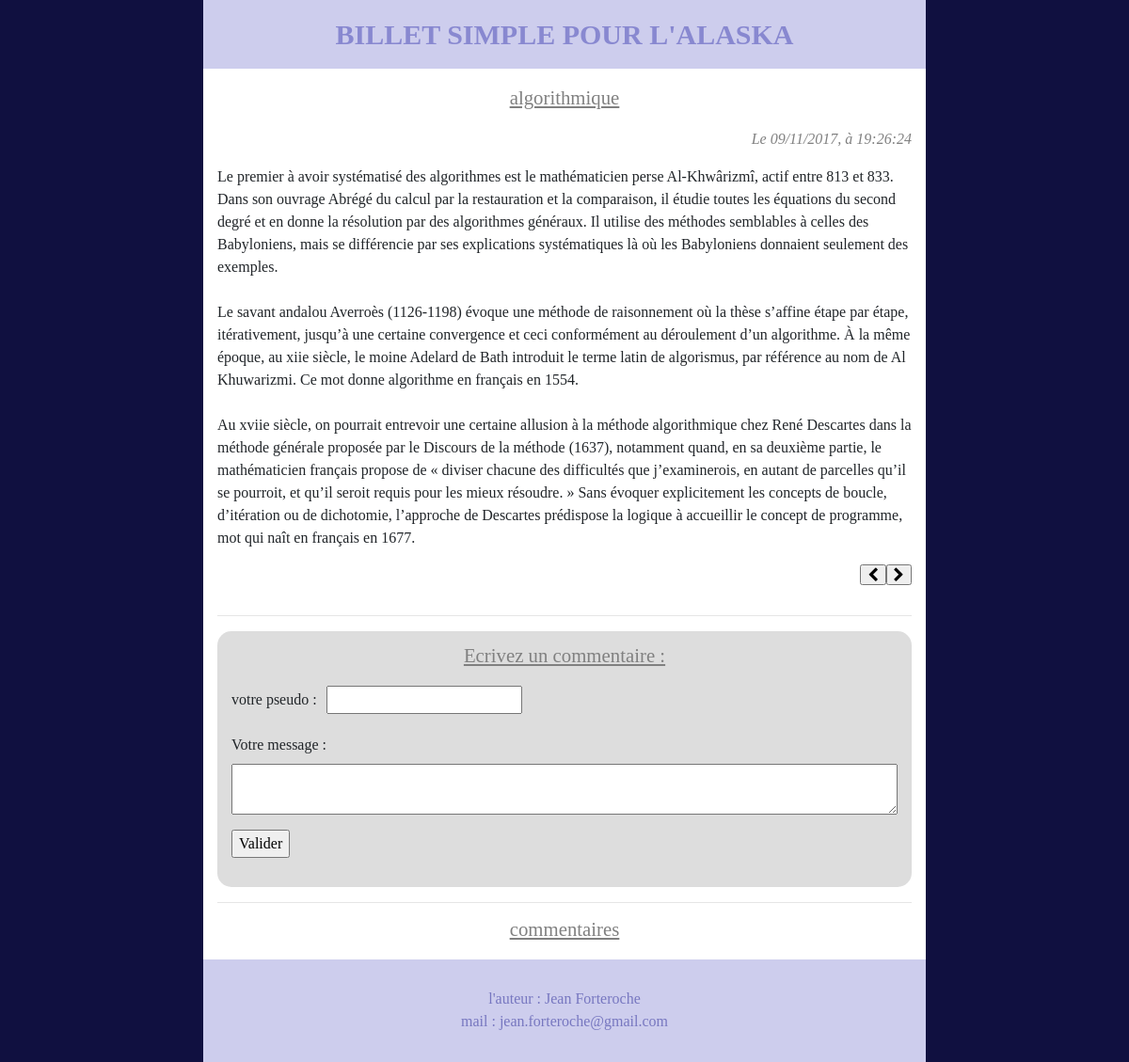
The app's page /index.php?title=algorithmique&action=onePost, older data.
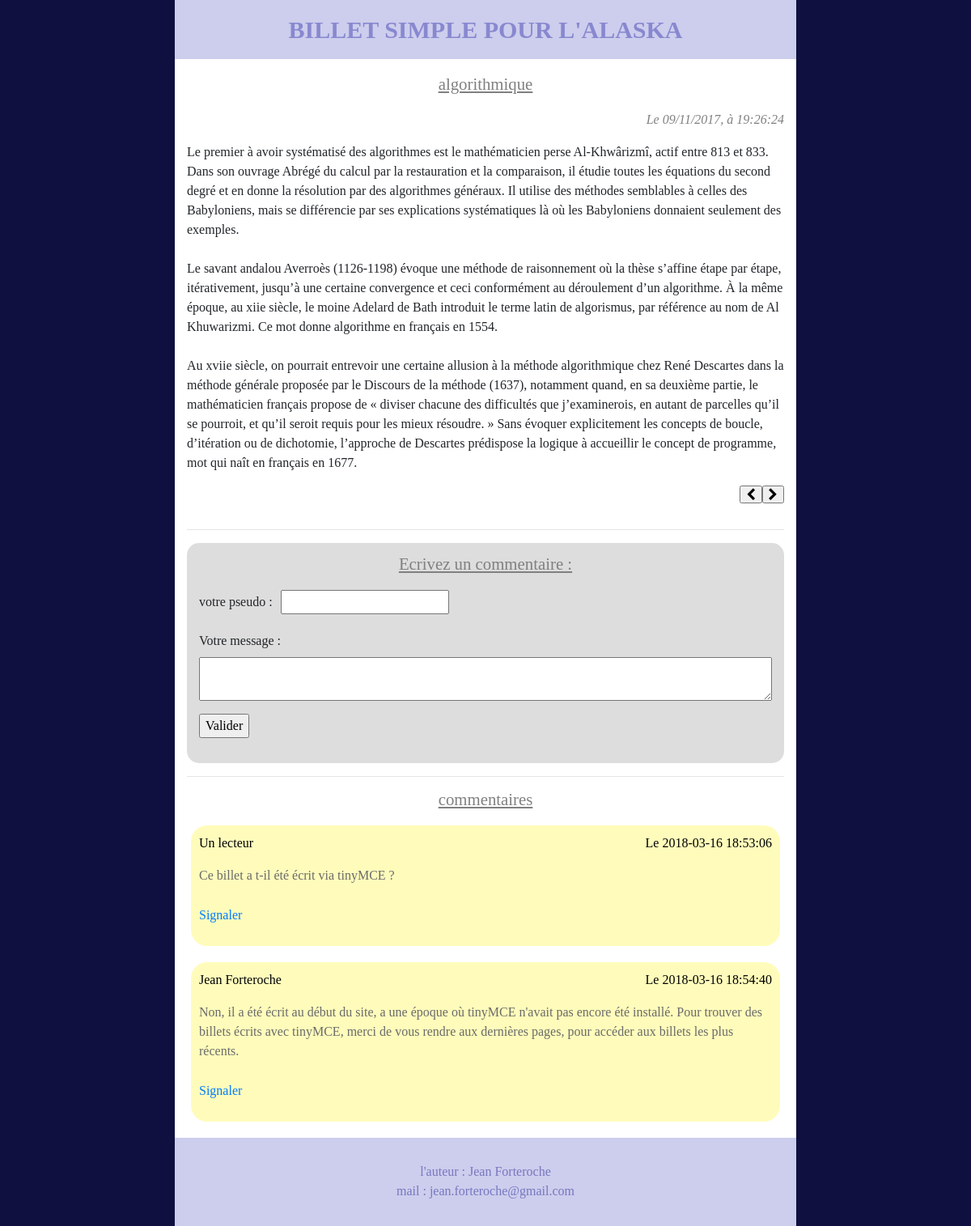
The same page, newer data.
### tables this page shows
CREATE TABLE `Post` (
  `title` varchar(100) NOT NULL,
  `dateTimePub` datetime NOT NULL DEFAULT CURRENT_TIMESTAMP COMMENT 'date et heure de publication, possible preparer a l''avance',
  `dateTimeExp` datetime DEFAULT NULL COMMENT 'date et heure d''expiration, par defaut null : n''expire pas',
  `content` text NOT NULL,
  `removed` tinyint(1) NOT NULL DEFAULT '0'
);

CREATE TABLE `Comment` (
  `ID` int(11) NOT NULL,
  `dateTime` datetime NOT NULL DEFAULT CURRENT_TIMESTAMP,
  `content` text NOT NULL,
  `postTitle` varchar(100) NOT NULL COMMENT 'cle etrangere pour Billet',
  `visitorLogin` varchar(100) NOT NULL COMMENT 'colonne stockant les peudos de visiteurs, servant de cle etrangere lorsque ces visiteurs sont des Membres',
  `reported` tinyint(1) DEFAULT NULL
);

### index.php (called while the page is built, shortened)
<?php
    try
    {
        require_once('controler/visitorControler.php');
        require_once('controler/Router.php');
    }
    catch (Exception $e)
    {
        echo '<p>erreur : ' . $e->getMessage() ; '</p>';
    }
    $router = new Router();
    $router->rout();

### model/Model.php (called while the page is built, shortened)
<?php
    class Model
    {
        public function __construct()
        {
            $this->_DB = new PDO('mysql:host=localhost:8889;dbname=ecrivain;charset=utf8', 'root', 'root', array(PDO::ATTR_ERRMODE => PDO::ERRMODE_EXCEPTION));
        }
    }

### model/Post.php (called while the page is built, shortened)
<?php
    require_once 'Model.php';
    class PostManager extends Model
    {
        public function getAllPostsExceptExpiry()
        {
            $allPosts = [];
            $query = $this->_DB->query('SELECT title, dateTimePub, dateTimeExp, content, removed FROM Post ORDER BY dateTimePub');
            $i = 0;
            while($onePostFromSQL = $query->fetch(PDO::FETCH_ASSOC))
            {
                if ((! $onePostFromSQL['removed']) && (date('Y-m-d H:i:s') < $onePostFromSQL['dateTimeExp'] || $onePostFromSQL['dateTimeExp'] == NULL) && (date('Y-m-d H:i:s') > $onePostFromSQL['dateTimePub']))
                {
                    $dateTimePub = $onePostFromSQL['dateTimePub'];
                    $yearPub = '' . substr($dateTimePub, 0, 4);
                    $mounthPub = '' . substr($dateTimePub, 5, 2);
                    $dayPub = '' . substr($dateTimePub, 8, 2);
                    $datePub = $dayPub . '/' . $mounthPub . '/' . $yearPub;
                    $timePub = '' . substr($dateTimePub, 11, 8);
                    $dateTimePub = $datePub . ', à ' . $timePub;
                    $allPosts[$i]['title'] = $onePostFromSQL['title'];
                    $allPosts[$i]['titleForLink'] = str_replace(' ', '_', $onePostFromSQL['title']);
                    $allPosts[$i]['dateTime'] = $dateTimePub;
                    $allPosts[$i]['content'] = $onePostFromSQL['content'];
                    $allPosts[$i]['contentBegin'] = mb_substr($onePostFromSQL['content'], 0, 300);
                    $i++;
                }
            }
            return $allPosts;
        }
    }

### model/Comment.php (called while the page is built, shortened)
<?php
    require_once 'Model.php';
    class CommentManager extends Model
    {
        public function getAllCommentsOnPost($title)
        {
            $query = $this->_DB->query('SELECT ID, dateTime, content, postTitle, visitorLogin FROM Comment WHERE postTitle = "' . $title . '"');
            $comments = [];
            while($postFromSQL = $query->fetch(PDO::FETCH_ASSOC))
            {
                $array = [];
                $array['ID'] = $postFromSQL['ID'];
                $array['dateTime'] = $postFromSQL['dateTime'];
                $array['content'] = nl2br(htmlspecialchars($postFromSQL['content']));
                $array['postTitle'] = strip_tags($postFromSQL['postTitle']);
                $array['visitorLogin'] = $postFromSQL['visitorLogin'];
                $comments[] = $array;
            }
            return $comments;
        }
    }
?>

### view/onePostView.php (the view, shortened to what this page needs)
<section class="row">
    <article class="col-xxl-12 col-xl-12 col-sm-12 post">
        <h4><?= $postTitle ?></h4>
        <p class="rightSide onePostDate">Le <?= $postDateTimePub ?></p>
        <div class="row clear" id="parent">
            <div class="col-xxl-6 col-xl-12 col-sm-12">
                <p id="content"></p>
            </div>
        </div>
        <hr />
    </article>
    <article class="col-xxl-6 col-xl-12 col-sm-12 comments">
        <form method="post" class="writeCommentForm">
            <h4>Ecrivez un commentaire :</h4>
            <p>
                <label for="login">votre pseudo :  </label><input type="text" id="login" name="login" maxlength="30" /><br />
            </p>
            <p>
                <label for="message">Votre message :</label><br />
                <textarea id="message" name="message"></textarea>
            </p>
            <p>
                <input type="submit" value="Valider" />
            </p>
        </form>
        <hr />
    </article>
    <div class="col-xxl-12 col-xl-12 col-sm-12"></div>
    <article class="col-xxl-6 col-xl-12 col-sm-12 comments">
        <h4>commentaires</h4>
<?php
    foreach($comments as $comment)
    {
?>
        <div class="bulle">
            <p><?= $comment['visitorLogin'] ?><span class="float-right">Le <?= $comment['dateTime'] ?></span></p>
            <p class="dernier"><?= $comment['content'] ?></p>
<?php
        if (! isset($_GET['commentID']) || $_GET['commentID'] != $comment['ID'])
        {
?>
            <p><a href="../index.php?action=signal&amp;commentID=<?= $comment['ID'] ?>&amp;postTitle=<?= $postTitle ?>">Signaler</a></p>
<?php
        }
        else
        {
?>
            <p>Commentaire signalé, en attente de modération.</p>
<?php
        }
?>
        </div>
<?php
    }
?>
    </article>
</section>

### controler/Router.php (shortened to what this page needs)
<?php
    require_once('model/Post.php');
    class Router
    {
        private $_arrayAllPosts;
        private $_visitorControler;
        private $_adminControler;
        public function __construct()
        {
            $this->_postManager = new PostManager();
            $this->_arrayAllPosts = $this->_postManager->getAllPostsExceptExpiry();
            $this->_visitorControler = new VisitorControler();
            $this->_adminControler = new AdminControler();
        }
        public function rout()
        {
            if (isset($_SESSION['action']))
            {
                if($_SESSION['action'] == 'postsManagment')
                {
                    $this->_adminControler->postsManagment();
                }
                elseif($_SESSION['action'] == 'commentsReported')
                {
                    $this->_adminControler->commentsReported();
                }
                elseif($_SESSION['action'] == 'createPost')
                {
                    $this->_adminControler->createPost();
                }
                elseif($_SESSION['action'] == 'showAllDeletedPosts')
                {
                    $this->_adminControler->showAllDeletedPosts();
                }
                else
                {
                    echo 'session action renseigné dans l\'adresse, mais valeur inconnue';
                }
            }
            elseif (isset($_GET['action']))
            {
                if ($_GET['action'] == 'allPosts')
                {
                    if (isset($_GET['page']) AND is_numeric($_GET['page']) AND $_GET['page'] <= (ceil(count($this->_arrayAllPosts) / 5)))
                    {
                        $this->_visitorControler->allPosts($_GET['page']);
                    }
                    else
                    {
                        $this->_visitorControler->allPosts(1);
                    }
                }
                elseif ($_GET['action'] == 'onePost')
                {
                    $title = $_GET['title'];
                    if (isset($title))
                    {
                        $this->_visitorControler->onePost($title);
                    }
                    else
                    {
                        echo 'aucun titre';
                    }
                }
                else
                {
                    echo 'get action renseigné dans l\'adresse, mais valeur inconnue';
                }
            }
            else
            {
                $this->_visitorControler->allPosts(1);
            }
        }
    }

### controler/visitorControler.php (shortened to what this page needs)
<?php
    require_once('model/Post.php');
    require_once('model/Comment.php');
    class VisitorControler
    {
        private $_visitorPostManager;
        private $_visitorCommentManager;
        public function __construct()
        {
            $this->_visitorPostManager = new PostManager();
            $this->_visitorCommentManager = new CommentManager();
        }
        public function onePost($title)
        {
            $activePost = null;
            $allPosts = $this->_visitorPostManager->getAllPostsExceptExpiry();
            foreach($allPosts as $currentPost)
            {
                if ($title == str_replace(' ', '_', $currentPost['title']))
                {
                    $activePost = $currentPost;
                    $comments = $this->_visitorCommentManager->getAllCommentsOnPost($currentPost['title']);
                }
            }
            if($activePost != null)
            {
                try
                {
                    $postTitle = $activePost['title'];
                    $postDateTimePub = $activePost['dateTime'];
?>
<?php
                    require_once $_SERVER['DOCUMENT_ROOT'] . '/view/onePostView.php';
                    $content = ob_get_clean();
                    require_once $_SERVER['DOCUMENT_ROOT'] . '/view/template.php';
                }
                catch (Exception $e)
                {
                    echo '<p>erreur : ' . $e->getMessage() ; '</p>';
                }
            }
        }
    }
?>

### view/template.php (shortened to what this page needs)
<!DOCTYPE html>
<html>
    <head>
        <link rel="stylesheet" href="../public/plugins/bootstrap/css/bootstrap.css" />
        <link rel="stylesheet" href="../public/mychanges.css" />
        <link href="https://maxcdn.bootstrapcdn.com/font-awesome/4.7.0/css/font-awesome.min.css" rel="stylesheet">
    </head>
    <body>
        <div class="fondBleu">
            <div class="container">
                <header class="row">
                    <h1 class="enTete col-xxl-12 col-xl-12 col-sm-12"><a href="index.php">BILLET SIMPLE POUR L'ALASKA</a></h1>
                </header>
                <?= $content ?>
                <footer class="row">
                    <ul class="list-unstyled centrer col-xxl-12 col-xl-12 col-sm-12 ulfooter">
                        <li>l'auteur : Jean Forteroche</li>
                        <li>mail : jean.forteroche@gmail.com</li>
                    </ul>
                </footer>
            </div>
        </div>
    </body>
</html>

### public/myChanges.css (style rules this page uses)
.rightSide { text-align : right !important; }
.comments { margin : auto; }
h4, h3 { font-size : 1.3em; text-align : center; text-decoration : underline; color : gray; margin-bottom : 20px; }
.onePostDate { font-style : italic; color : gray; }
label, [type="radio"] { margin-right : 10px; }
textarea { width : 100%; }
.writeCommentForm { background : #ddd; padding : 15px; border-radius : 15px; }
.dernier { margin-bottom : 25px; color : #6a6a6a; }
.bulle { display : block; margin :5px; margin-top : 0px; margin-bottom : 20px; border-radius : 20px; padding : 10px; background : #fffcbb; color : black; }
section { padding-top : 20px; background : white; }
h1 { margin-bottom : 0px; }
body { font-family : "Times New Roman"; background : #101040; word-wrap : break-word; }
footer { background : #cdcded; color : #7777c0; }
.ulfooter { padding : 30px !important; padding-bottom : 15px !important; }
.enTete { font-size : 30px; color : #8888d0; text-align : center !important; background : #cdcded; font-weight : bold; padding : 20px; }
.enTete > a { color : #8888d0; }
.centrer { text-align : center; }

Row changes from the older to the newer data that the page shows:
no longer on this page (row edited): post: title "algorithmique"
added comment: visitorLogin "Un lecteur", dateTime "2018-03-16 18:53:06", content "Ce billet a t-il été écrit via tinyMCE ?"
added comment: visitorLogin "Jean Forteroche", dateTime "2018-03-16 18:54:40", content "Non, il a été écrit au début du site, a une époque où tinyMCE n'avait pas encore été installé. Pour trouver des billets écrits avec tinyMCE, merci de vous rendre aux dernières pages, pour accéder aux billets les plus récents."
Text that changed along with them:
$postTitle: (not shown) → "algorithmique"
